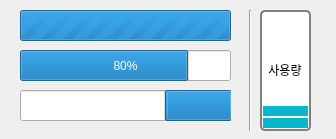
<?xml version="1.0" encoding="UTF-8"?>
<ui version="4.0">
 <class>MainWindow</class>
 <widget class="QMainWindow" name="MainWindow">
  <property name="geometry">
   <rect>
    <x>0</x>
    <y>0</y>
    <width>336</width>
    <height>139</height>
   </rect>
  </property>
  <property name="windowTitle">
   <string>MainWindow</string>
  </property>
  <widget class="QWidget" name="centralwidget">
   <widget class="QProgressBar" name="progressBar">
    <property name="geometry">
     <rect>
      <x>20</x>
      <y>10</y>
      <width>211</width>
      <height>31</height>
     </rect>
    </property>
    <property name="minimum">
     <number>0</number>
    </property>
    <property name="maximum">
     <number>0</number>
    </property>
    <property name="value">
     <number>0</number>
    </property>
    <property name="alignment">
     <set>Qt::AlignLeading|Qt::AlignLeft|Qt::AlignVCenter</set>
    </property>
    <property name="textVisible">
     <bool>true</bool>
    </property>
    <property name="orientation">
     <enum>Qt::Horizontal</enum>
    </property>
    <property name="invertedAppearance">
     <bool>false</bool>
    </property>
    <property name="textDirection">
     <enum>QProgressBar::TopToBottom</enum>
    </property>
    <property name="format">
     <string>%p%</string>
    </property>
   </widget>
   <widget class="QProgressBar" name="progressBar_2">
    <property name="geometry">
     <rect>
      <x>20</x>
      <y>90</y>
      <width>211</width>
      <height>31</height>
     </rect>
    </property>
    <property name="minimum">
     <number>0</number>
    </property>
    <property name="maximum">
     <number>100</number>
    </property>
    <property name="value">
     <number>30</number>
    </property>
    <property name="alignment">
     <set>Qt::AlignHCenter|Qt::AlignTop</set>
    </property>
    <property name="textVisible">
     <bool>true</bool>
    </property>
    <property name="orientation">
     <enum>Qt::Horizontal</enum>
    </property>
    <property name="invertedAppearance">
     <bool>true</bool>
    </property>
    <property name="textDirection">
     <enum>QProgressBar::TopToBottom</enum>
    </property>
   </widget>
   <widget class="QProgressBar" name="progressBar_4">
    <property name="geometry">
     <rect>
      <x>20</x>
      <y>50</y>
      <width>211</width>
      <height>31</height>
     </rect>
    </property>
    <property name="minimum">
     <number>0</number>
    </property>
    <property name="maximum">
     <number>100</number>
    </property>
    <property name="value">
     <number>80</number>
    </property>
    <property name="alignment">
     <set>Qt::AlignLeading|Qt::AlignLeft|Qt::AlignTop</set>
    </property>
    <property name="textVisible">
     <bool>true</bool>
    </property>
    <property name="orientation">
     <enum>Qt::Horizontal</enum>
    </property>
    <property name="invertedAppearance">
     <bool>false</bool>
    </property>
    <property name="textDirection">
     <enum>QProgressBar::TopToBottom</enum>
    </property>
   </widget>
   <widget class="QProgressBar" name="progressBar_3">
    <property name="geometry">
     <rect>
      <x>260</x>
      <y>10</y>
      <width>51</width>
      <height>121</height>
     </rect>
    </property>
    <property name="layoutDirection">
     <enum>Qt::LeftToRight</enum>
    </property>
    <property name="styleSheet">
     <string notr="true">QProgressBar {
    border: 2px solid grey;
    border-radius: 5px;
}
QProgressBar::chunk {
    background-color: #05B8CC;
    height: 10px;
	margin: 0.5px
}
</string>
    </property>
    <property name="minimum">
     <number>0</number>
    </property>
    <property name="maximum">
     <number>100</number>
    </property>
    <property name="value">
     <number>20</number>
    </property>
    <property name="alignment">
     <set>Qt::AlignCenter</set>
    </property>
    <property name="textVisible">
     <bool>true</bool>
    </property>
    <property name="orientation">
     <enum>Qt::Vertical</enum>
    </property>
    <property name="invertedAppearance">
     <bool>false</bool>
    </property>
    <property name="textDirection">
     <enum>QProgressBar::TopToBottom</enum>
    </property>
    <property name="format">
     <string>사용량</string>
    </property>
   </widget>
   <widget class="Line" name="line">
    <property name="geometry">
     <rect>
      <x>240</x>
      <y>10</y>
      <width>20</width>
      <height>121</height>
     </rect>
    </property>
    <property name="orientation">
     <enum>Qt::Vertical</enum>
    </property>
   </widget>
  </widget>
 </widget>
 <resources/>
 <connections/>
</ui>
